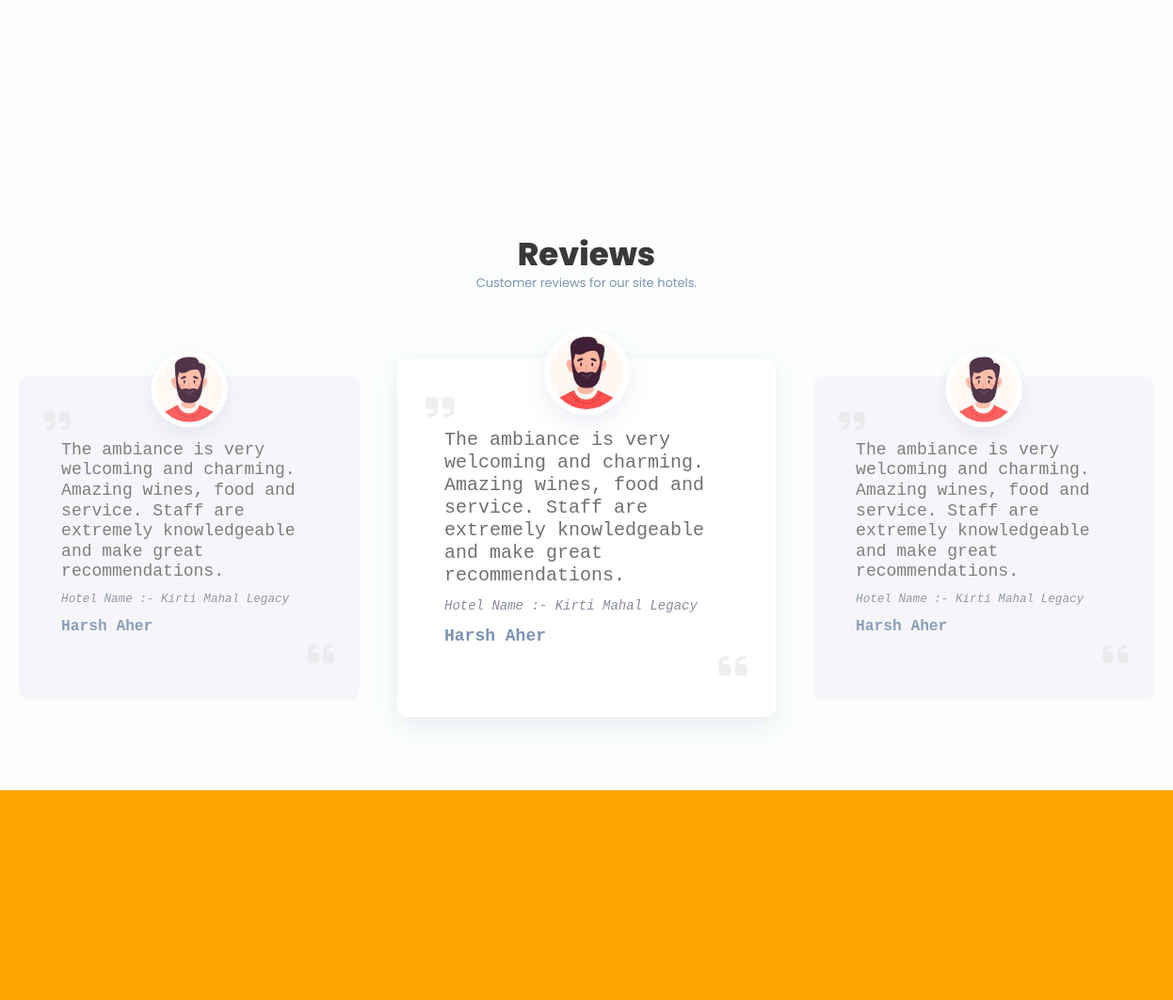
The page / (signed in, middle part) on the database as committed earlier.
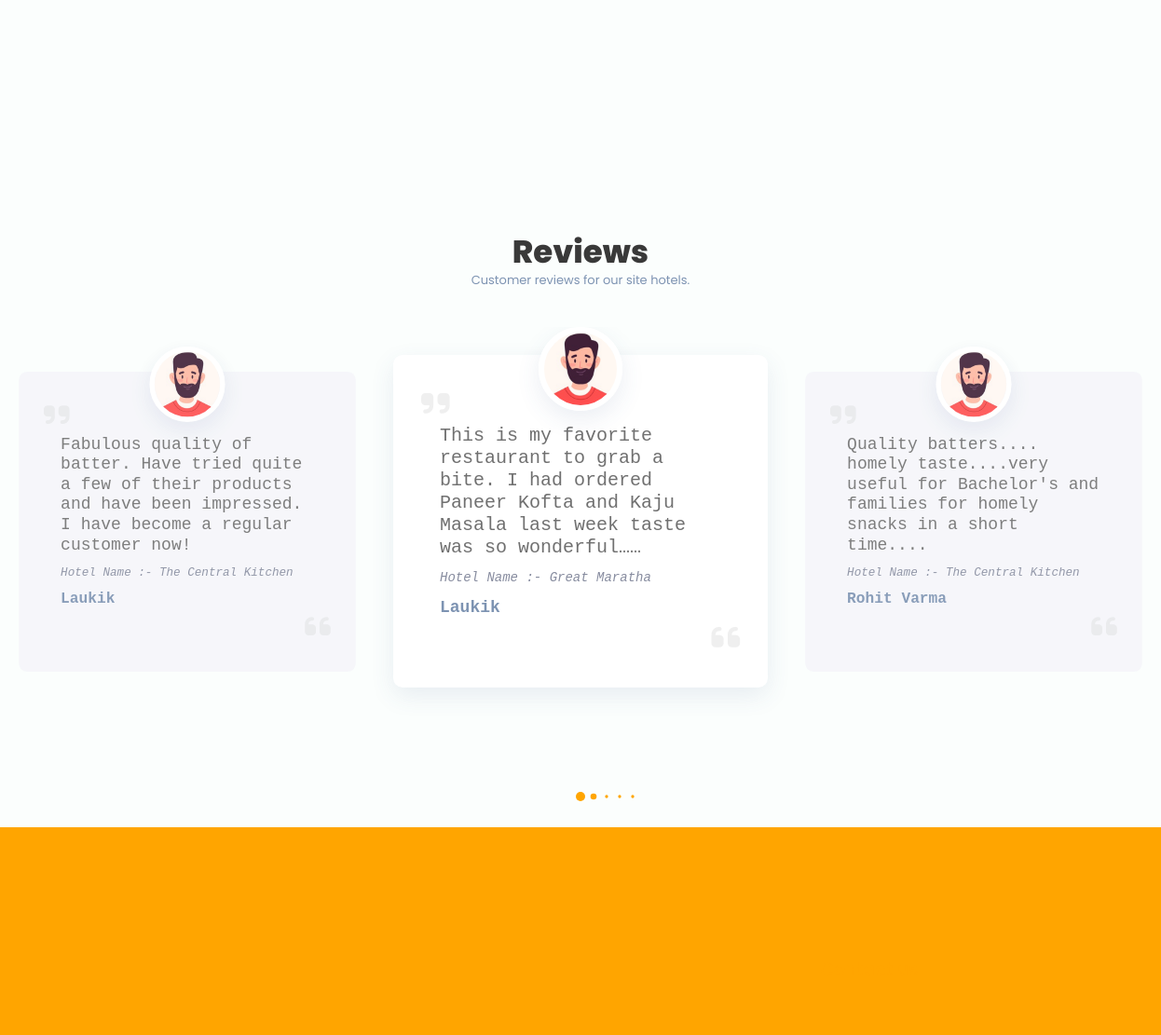
The same page on the database as committed later.
### food/models.py (models this page shows)
class Rating(models.Model):
    hotel = models.ForeignKey(Hotel, on_delete=models.CASCADE)
    user = models.ForeignKey(CustomUser, on_delete=models.CASCADE)
    rating = models.FloatField()
    review = models.TextField()
    is_verified = models.BooleanField(default=True)

### hotel_register/models.py (models this page shows, shortened)
class Hotel(models.Model):
    name = models.CharField(max_length=50)
    registation_form = models.ForeignKey(Hotel_Form, on_delete=models.CASCADE)
    address = models.CharField(max_length=1000)
    city = models.CharField(max_length=100)
    pincode = models.IntegerField()
    image = models.ImageField(upload_to="hotel_image")
    hotel_number = models.IntegerField()
    hotel_email = models.CharField(max_length=50)
    shop_license_number = models.IntegerField(blank=True, null=True)
    fssai_number = models.IntegerField(blank=True, null=True)
    fssai_image = models.FileField(upload_to = "fssai", blank=True, null=True)

### CustomUser/models.py (models this page shows, shortened)
class CustomUser(AbstractUser):
    name = models.CharField(max_length=50)
    email = models.EmailField(max_length=200, unique=True)
    number = models.IntegerField()
    city = models.CharField(max_length=100, default='', null=False, blank=False)
    auth_token = models.CharField(max_length=100)
    is_admin = models.BooleanField(default=False)
    is_staff = models.BooleanField(default=False)
    is_active = models.BooleanField(default=True)
    is_superuser = models.BooleanField(default=False)
    is_verified = models.BooleanField(default=False)
    objects = CustomUserManager()
    username = None
    first_name = None
    last_name = None
    groups = None
    user_permissions = None
    last_login = None
    USERNAME_FIELD = 'email'
    REQUIRED_FIELDS = ['name', 'number']

### food/views.py (the view)
# urls.py: path('', views.home, name="home"),
def home(request):
    if request.user.is_authenticated:
        hotels = Hotel.objects.all().order_by("?")[:5]
        reviews = Rating.objects.all().order_by("?")[:5]
        return render(request, 'food/home.html', {"hotels": hotels, "reviews": reviews})
    else:
        return redirect('login')

### food/templates/food/home.html (shortened to what this page needs)
{% extends "food/base.html" %}
{% load static %}
{% block style %}
    <link rel="stylesheet" href="{% static 'css/home.css' %}">
    <link rel="stylesheet" href="https://cdnjs.cloudflare.com/ajax/libs/Swiper/6.4.8/swiper-bundle.min.css"/>
{% endblock style %}
{% block content %}
        <main class="l-main">
            <section class="menu my-5 bd-container" id="menu">
                <div class="menu__container bd-grid">
                </div>
            </section>
            <section class= "my-5" id="testimonials">
                <div class="container">
                    <div class="section-title-testi testi-font">
                        <h2 class = "testi-family section-color">Reviews</h2>
                        <center>
                            <p>Customer reviews for our site hotels.</p>
                        </center>
                    </div>
                </div>
                <div class="testimonials-carousel-wrap">
                    <div class="testimonials-carousel">
                        <div class="swiper-container">
                            <div class="swiper-wrapper">
                                {% for review in reviews %}
                                <div class="swiper-slide">
                                    <div class="testi-item">
                                        <div class="testi-avatar"><img src="{% static 'images/6.jpg' %}"></div>
                                        <div class="testimonials-text-before">
                                            <i class="fa fa-quote-right"></i>
                                        </div>
                                        <div class="testimonials-text testi-font">
                                            <h5>{{review.review}}</h5>
                                            <p>Hotel Name :- {{review.hotel.name}}</p>
                                            <div class="testimonials-avatar">
                                                <h3>{{review.user.name}}</h3>
                                            </div>
                                        </div>
                                        <div class="testimonials-text-after"><i class="fa fa-quote-left"></i></div>
                                    </div>
                                </div>
                                {% endfor %}
                            </div>
                        </div>
                    </div>
                    <center>
                        <div class="tc-pagination"></div>
                    </center>
                </div>
            </section>
            <section class="contact section color-container" id="contact">
                <div class="bd-container">
                    <div class="contact__container bd-grid">
                        <div class="text-center">
                            <a href="#" class="button w-75">Contact us</a>
                        </div>
                    </div>
                </div>
            </section>
        </main>
{% endblock content %}

Rows that differ between the two databases and show on the page:
removed Rating: review "The ambiance is very welcoming and charming. Amazing wines, food and service. Staff are extremely knowledgeable and make great recommendations.", hotel.name "Kirti Mahal Legacy", user.name "Harsh Aher"
added Rating: review "This is my favorite restaurant to grab a bite. I had ordered Paneer Kofta and Kaju Masala last week taste was so wonderful……", hotel.name "Great Maratha", user.name "Laukik"
added Rating: review "Quality batters.... homely taste....very useful for Bachelor's and families for homely snacks in a short time....", hotel.name "The Central Kitchen", user.name "Rohit Varma"
added Rating: review "Fabulous quality of batter. Have tried quite a few of their products and have been impressed. I have become a regular customer now!", hotel.name "The Central Kitchen", user.name "Laukik"
